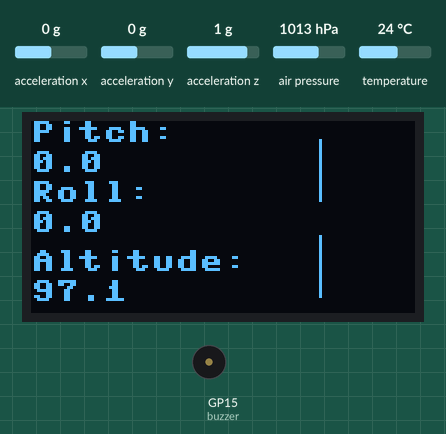
This program was run on a simulated Raspberry Pi Pico running MicroPython. Shown: 128×64 one-colour display, buzzer (waves = sounding). The test bench sets the inputs (shaded band); at power-on: acceleration x 0 g, acceleration y 0 g, acceleration z 1 g, air pressure 1013 hPa, temperature 24 °C.

Above: at 1.5 s.
1.6 s: acceleration x set to -1.4 g
At 2.5 s:
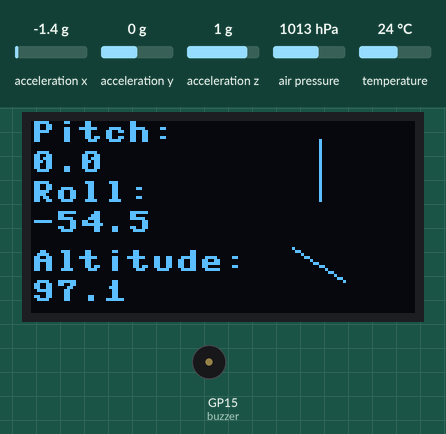
3.3 s: acceleration y set to -1.4 g
At 4.5 s:
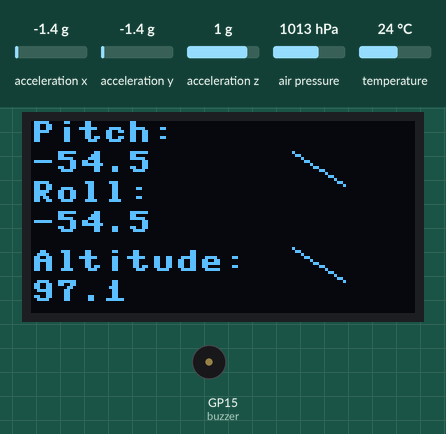
5.1 s: acceleration z set to -1.4 g
At 6.4 s:
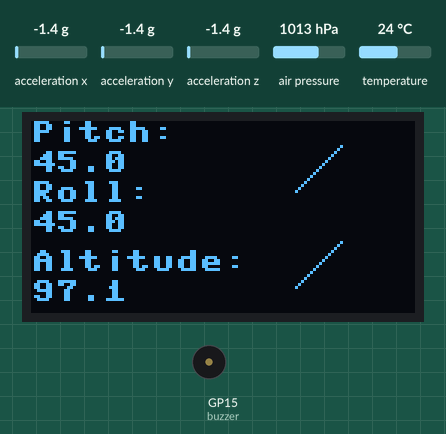
6.7 s: air pressure set to 952 hPa
At 7.5 s:
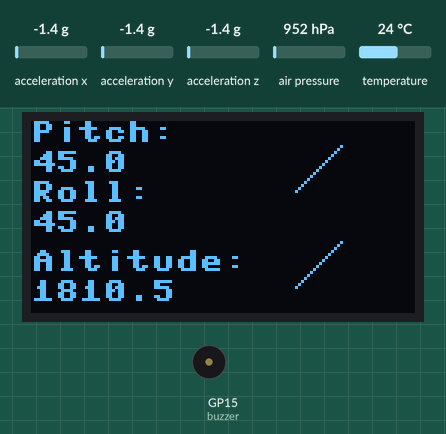
Timing chart, 0 to 9.5 s (numbered marks = the images above; inputs shaded):
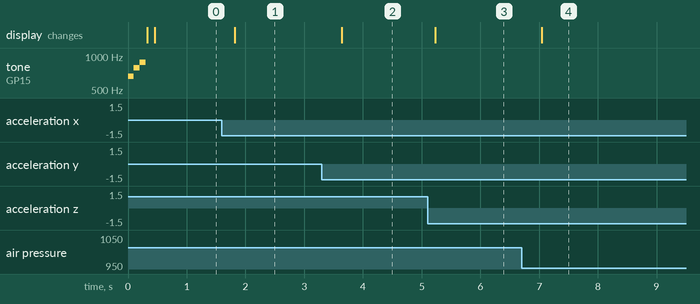

Measured:
- after the input at 1.6 s, the display: changes after 0.22 s (image 1)
- after the input at 3.3 s, the display: changes after 0.34 s (image 2)
- after the input at 5.1 s, the display: changes after 0.13 s (image 3)
- after the input at 6.7 s, the display: changes after 0.35 s (image 4)

The program:

display_oled.py
```python
from machine import I2C, Pin, PWM
from imu import MPU6050
from bmp280 import *
import math
import time
import utime
from ssd1306 import SSD1306_I2C
from time import sleep

# Initialize Buzzer
buzzer = PWM(Pin(15))

# Define tones
tones = {
    "E5": 659,
    "G5": 784,
    "A5": 880,
}

# Define songs
turn_on_song = ["E5", "G5", "A5"]
turn_off_song = ["A5", "G5", "E5"]

# Function to play a specific tone
def playtone(frequency):
    buzzer.duty_u16(6000)
    buzzer.freq(frequency)

# Function to stop the buzzer
def bequiet():
    buzzer.duty_u16(0)

# Function to play a song
def playsong(mysong):
    for i in range(len(mysong)):
        if mysong[i] == "P":
            bequiet()
        else:
            playtone(tones[mysong[i]])
        sleep(0.1)
    bequiet()

# Play the turn on sound when the code starts
playsong(turn_on_song)

# Initialize I2C, MPU6050, and BMP280
i2c = I2C(0, sda=Pin(0), scl=Pin(1), freq=400000)
mpu = MPU6050(i2c)

ERROR = -3.3
sclPin = Pin(1)
sdaPin = Pin(0)

i2c_object = I2C(0, scl=sclPin, sda=sdaPin, freq=1000000)
bmp280_object = BMP280(i2c_object, addr=0x76, use_case=BMP280_CASE_WEATHER)

bmp280_object.power_mode = BMP280_POWER_NORMAL
bmp280_object.oversample = BMP280_OS_HIGH
bmp280_object.temp_os = BMP280_TEMP_OS_8
bmp280_object.press_os = BMP280_TEMP_OS_4
bmp280_object.standby = BMP280_STANDBY_250
bmp280_object.iir = BMP280_IIR_FILTER_2

def altitude_HYP(hPa, temperature):
    sea_level_pressure = 1013.25
    pressure_ratio = sea_level_pressure / hPa
    h = (((pressure_ratio**(1/5.257)) - 1) * temperature) / 0.0065
    return h

def altitude_IBF(pressure):
    sea_level_pressure = 1013.25
    pressure_ratio = pressure / sea_level_pressure
    altitude = 44330 * (1 - (pressure_ratio**(1 / 5.255)))
    return altitude

# Function to draw a line that rotates based on the X-axis angle (pitch)
def draw_linep(angle, length):
    xCenter = 96  # Center of the display in X (128px wide, so middle is 64)
    yCenter = 16  # Center of the display in Y (64px high, so middle is 32)
    # Convert the angle to radians for trigonometric functions
    rad = math.radians(angle)
    # Calculate the end points of the line for both directions
    xEnd1 = int(xCenter + length * math.sin(rad))  # End point in one direction
    yEnd1 = int(yCenter - length * math.cos(rad))  # Corresponding Y for that direction
    xEnd2 = int(xCenter - length * math.sin(rad))  # End point in the opposite direction
    yEnd2 = int(yCenter + length * math.cos(rad))  # Corresponding Y for the other end
    dsp.line(xEnd1, yEnd1, xEnd2, yEnd2, 1)

def draw_liner(angle, length):
    xCenter = 96  # Center of the display in X (128px wide, so middle is 64)
    yCenter = 48  # Center of the display in Y (64px high, so middle is 32)
    # Convert the angle to radians for trigonometric functions
    rad = math.radians(angle)
    # Calculate the end points of the line for both directions
    xEnd1 = int(xCenter + length * math.sin(rad))  # End point in one direction
    yEnd1 = int(yCenter - length * math.cos(rad))  # Corresponding Y for that direction
    xEnd2 = int(xCenter - length * math.sin(rad))  # End point in the opposite direction
    yEnd2 = int(yCenter + length * math.cos(rad))  # Corresponding Y for the other end
    dsp.line(xEnd1, yEnd1, xEnd2, yEnd2, 1)

# Initialize the OLED display
i2c2 = I2C(0, sda=Pin(0), scl=Pin(1), freq=400000)
dsp = SSD1306_I2C(128, 64, i2c2)
dsp.fill(0)

try:
    while True:
        dsp.fill(0)
        temperature_c = bmp280_object.temperature
        temperature_k = temperature_c + 273.15
        pressure = bmp280_object.pressure
        pressure_hPa = ( pressure * 0.01 ) + ERROR
        h = altitude_HYP(pressure_hPa, temperature_k)
        altitude = altitude_IBF(pressure_hPa)
        altitudef = altitude*3.28084
        tem=round(mpu.temperature,2)
        xAccel=mpu.accel.z
        yAccel=mpu.accel.x
        zAccel=mpu.accel.y
        pitch=math.atan(zAccel/xAccel)
        roll=math.atan(yAccel/xAccel)
        pitchDeg=pitch/(2*math.pi)*360
        rollDeg=roll/(2*math.pi)*360
        time.sleep(.1)
        dsp.text('Pitch:', 0, 0)
        dsp.text(str(round(pitchDeg, 1)), 0, 10)
        dsp.text('Roll:', 0, 20)
        dsp.text(str(round(rollDeg, 1)), 0, 30)
        dsp.text('Altitude:', 0, 43)
        dsp.text(str(round(altitudef, 1)), 0, 53)
        draw_linep(pitchDeg, 10)
        draw_liner(rollDeg, 10)
        dsp.show()
        time.sleep(0.1)

except KeyboardInterrupt:
    # This block will run when Ctrl + C is pressed
    print("Turning off sensors and display...")

    # Play the turn off sound
    playsong(turn_off_song)

    # Clear the display and turn it off
    dsp.fill(0)
    dsp.show()

    # Set BMP280 to sleep mode
    bmp280_object.power_mode = BMP280_POWER_SLEEP

    print("Sensors and display turned off safely.")
```
